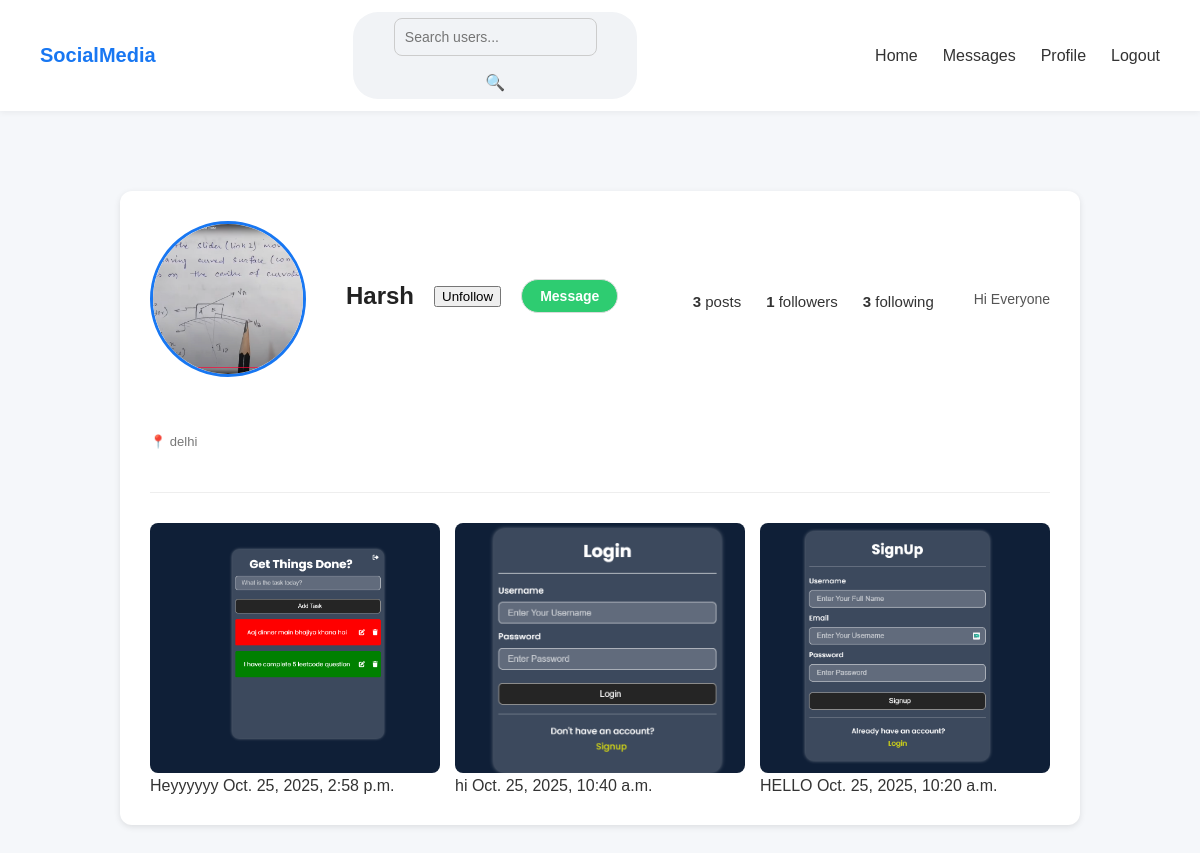
The app's page /profile/3/ (signed in) with its own data.
### app/models.py (models this page shows)
class User(AbstractUser):
    email = models.EmailField(unique=True)
    bio = models.TextField(null=True,blank=True)
    avatar = models.ImageField(upload_to='avatars/', default='avatars/avatar.svg', null=True, blank=True)
    location = models.CharField(max_length=100)
    dob = models.DateField(null=True , blank=True)
    USERNAME_FIELD = 'username'
    REQUIRED_FIELDS = ['email']

class Post(models.Model):
    user = models.ForeignKey(User,on_delete=models.CASCADE,related_name='person')
    image = models.ImageField(null=False)
    caption = models.TextField(null=True)
    timestamp = models.DateTimeField(auto_now_add=True)
    class Meta:
        ordering = ['-timestamp']

### app/views.py (the view)
# urls.py: path('profile/<str:pk>/',views.profile_page,name="profile"),
def profile_page(request,pk):
    user = User.objects.get(id=pk)
    post = Post.objects.filter(user=user)
    following_ornot = Follow.objects.filter(follower=request.user,following=user).first()
    context = {'posts':post,'owner':user,'following_ornot':following_ornot}
    return render(request,'app/profile.html',context)

### app/templates/app/profile.html (shortened to what this page needs)
{% extends 'main.html' %}
{% load static %}
{% block content %}
<section class="profile-page">
  <div class="profile-header">
    <div class="profile-avatar">
      <img src="{{ owner.avatar.url }}" alt="Profile Picture">
    </div>
    <div class="profile-info">
      <div class="profile-top">
        <h2 class="username">{{ owner.username }}</h2>
        {% if request.user != owner %}
        <form method="POST" action="{% url 'follow_unfollow' owner.id %}" class="follow-form">
            <button type="submit" class="btn-follow">
            {% if following_ornot is None %}
                Follow
            {% else %}
                Unfollow
            {% endif %}
            </button>
        </form>
        <a href="{% url 'chat' owner.id %}" class="btn-message">Message</a>
        {% endif %}
</div>
      </div>
      <ul class="profile-stats">
        <li><strong>{{posts.count}}</strong> posts</li>
        <li>
          <a href="{% url 'follow_user' owner.id %}?name=follower" class="clickable-stat">
            <strong>{{ owner.following.count }}</strong> followers
          </a>
        </li>
        <li>
          <a href="{% url 'follow_user' owner.id %}?name=following" class="clickable-stat">
            <strong>{{ owner.follower.count }}</strong> following
          </a>
        </li>
      </ul>
      <p class="profile-bio">
        {{ owner.bio|default:"No bio yet." }}
      </p>
      <p class="profile-location">
        📍 {{ owner.location|default:"Unknown" }}
      </p>
    </div>
  <hr class="divider">
  <div class="profile-posts">
    {% for post in posts %}
    <div class="post-item">
      <img src="{{post.image.url}}" alt="Post">
      {{post.caption}}
      {{post.timestamp}}
    </div>
    {% endfor %}
  </div>
</section>
{% endblock %}

### static/styles/style.css (style rules this page uses)
body { font-family: 'Poppins', sans-serif; background: #f0f2f5; margin: 0; padding: 0; color: #333; }
body { font-family: 'Poppins', sans-serif; background-color: #f5f7fa; margin: 0; padding: 0; }
form { display: flex; flex-direction: column; gap: 1rem; }
.profile-page { max-width: 900px; margin: 40px auto; background: #fff; border-radius: 12px; box-shadow: 0 2px 6px rgba(0,0,0,0.1); padding: 30px; }
.profile-header { display: flex; align-items: center; gap: 40px; flex-wrap: wrap; }
.profile-avatar img { width: 150px; height: 150px; border-radius: 50%; border: 3px solid #1877f2; object-fit: cover; }
.profile-info { flex: 1; }
.profile-top { display: flex; align-items: center; gap: 20px; margin-bottom: 10px; }
.username { font-size: 24px; font-weight: 600; }
.profile-stats { display: flex; gap: 25px; list-style: none; padding: 0; margin: 10px 0; }
.profile-stats li { font-size: 15px; }
.profile-bio { font-size: 14px; color: #555; margin-top: 10px; }
.profile-location { font-size: 13px; color: #777; }
.divider { margin: 30px 0; border: none; border-top: 1px solid #eee; }
.profile-posts { display: grid; grid-template-columns: repeat(auto-fit, minmax(250px, 1fr)); gap: 15px; }
.post-item img { width: 100%; height: 250px; border-radius: 8px; object-fit: cover; cursor: pointer; transition: transform 0.3s ease; }
.username { font-weight: 600; color: #333; text-decoration: none; }
.btn-message { display: inline-block; padding: 8px 18px; font-size: 14px; font-weight: 600; border-radius: 20px; border: 1px solid #dbdbdb; background-color: #ffffff; color: #262626; cursor: pointer; text-decoration: none; transition: all 0.3s ease; }
.btn-message { background: #2ecc71; color: #fff; }
.clickable-stat { text-decoration: none; color: inherit; transition: color 0.2s ease; }
.username { font-weight: 600; color: #222; margin: 0; }

### records on screen
User: avatar (picture), username "Harsh", following.count "1", follower.count "3", bio "Hi Everyone", location "delhi"
Post: image (picture), caption "Heyyyyyy", timestamp "Oct. 25, 2025, 2:58 p.m."
Post: image (picture), caption "hi", timestamp "Oct. 25, 2025, 10:40 a.m."
Post: image (picture), caption "HELLO", timestamp "Oct. 25, 2025, 10:20 a.m."

### other values on screen
{{ posts.count }} "3"
